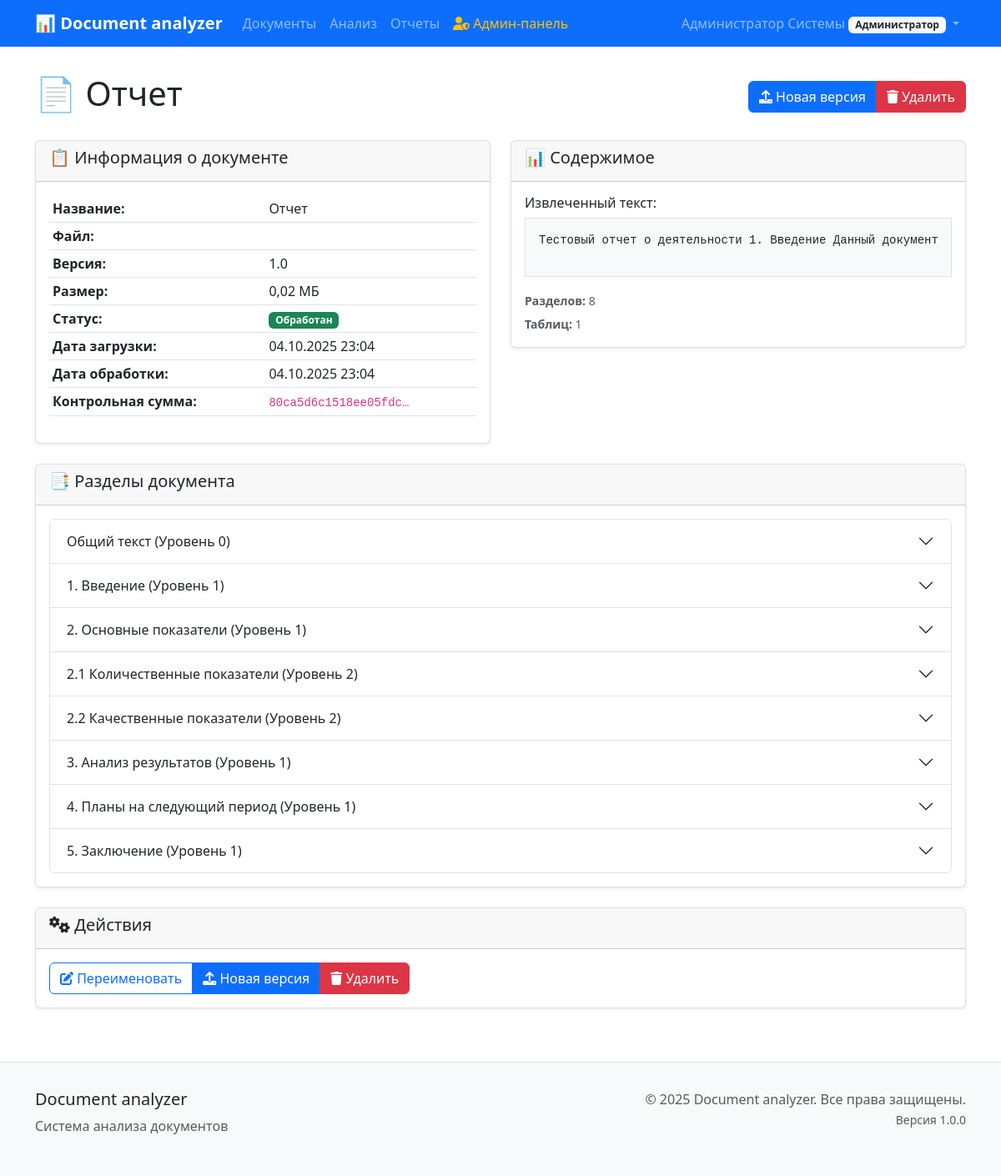
Page /documents/88/ (signed in) on the committed database.
### users/models.py (models this page shows, shortened)
class User(AbstractUser):
    ROLE_CHOICES = [
        ('admin', 'Администратор'),
        ('manager', 'Руководитель'),
        ('viewer', 'Наблюдатель'),
    ]
    role = models.CharField(
        max_length=20,
        choices=ROLE_CHOICES,
        default='viewer',
        verbose_name='Роль'
    )
    department = models.CharField(
        max_length=100,
        blank=True,
        verbose_name='Отдел'
    )
    phone = models.CharField(
        max_length=20,
        blank=True,
        verbose_name='Телефон'
    )
    notification_settings = models.JSONField(
        default=dict,
        blank=True,
        verbose_name='Настройки уведомлений'
    )
    created_at = models.DateTimeField(
        auto_now_add=True,
        verbose_name='Дата создания'
    )
    updated_at = models.DateTimeField(
        auto_now=True,
        verbose_name='Дата обновления'
    )
    class Meta:
        verbose_name = 'Пользователь'
        verbose_name_plural = 'Пользователи'
        ordering = ['username']

### documents/models.py (models this page shows, shortened)
class Document(models.Model):
    STATUS_CHOICES = [
        ('uploaded', 'Загружен'),
        ('processing', 'Обрабатывается'),
        ('processed', 'Обработан'),
        ('error', 'Ошибка'),
    ]
    title = models.CharField(
        max_length=255,
        verbose_name='Название документа'
    )
    filename = models.CharField(
        max_length=255,
        verbose_name='Имя файла'
    )
    file = models.FileField(
        upload_to='documents/%Y/%m/%d/',
        validators=[FileExtensionValidator(allowed_extensions=['docx'])],
        verbose_name='Файл документа'
    )
    file_size = models.BigIntegerField(
        verbose_name='Размер файла (байт)'
    )
    checksum = models.CharField(
        max_length=64,
        verbose_name='Контрольная сумма'
    )
    version = models.CharField(
        max_length=50,
        default='1.0',
        verbose_name='Версия'
    )
    status = models.CharField(
        max_length=20,
        choices=STATUS_CHOICES,
        default='uploaded',
        verbose_name='Статус'
    )
    upload_date = models.DateTimeField(
        auto_now_add=True,
        verbose_name='Дата загрузки'
    )
    processed_date = models.DateTimeField(
        null=True,
        blank=True,
        verbose_name='Дата обработки'
    )
    user = models.ForeignKey(
        User,
        on_delete=models.CASCADE,
        related_name='documents',
        verbose_name='Пользователь'
    )
    parent_document = models.ForeignKey(
        'self',
        on_delete=models.CASCADE,
        null=True,
        blank=True,
        related_name='versions',
        verbose_name='Родительский документ'
    )
    is_latest_version = models.BooleanField(
        default=True,
        verbose_name='Последняя версия'
    )
    version_notes = models.TextField(
        blank=True,
        verbose_name='Заметки к версии'
    )
    content_text = models.TextField(
        blank=True,
        verbose_name='Текстовое содержимое'
    )
    content_structure = models.JSONField(
        default=dict,
        blank=True,
        verbose_name='Структура документа'
    )
    metadata = models.JSONField(
        default=dict,
        blank=True,
        verbose_name='Метаданные'
    )
    class Meta:
        verbose_name = 'Документ'
        verbose_name_plural = 'Документы'
        ordering = ['-upload_date']
    def get_version_history(self):
        if self.parent_document:
            root_doc = self.get_root_document()
            from django.db.models import Q
            return Document.objects.filter(
                Q(id=root_doc.id) | Q(parent_document=root_doc)
            ).order_by('-upload_date')
        else:
            from django.db.models import Q
            return Document.objects.filter(
                Q(id=self.id) | Q(parent_document=self)
            ).order_by('-upload_date')
    def get_version_count(self):
        return self.get_version_history().count()
    def get_file_size_mb(self):
        if self.file_size:
            return round(self.file_size / (1024 * 1024), 2)
        return 0
    def get_parsed_sections_count(self):
        return self.sections.count()
    def get_parsed_tables_count(self):
        return self.tables.count()
    def has_content(self):
        return bool(self.content_text and self.content_text.strip())

class DocumentSection(models.Model):
    document = models.ForeignKey(
        Document,
        on_delete=models.CASCADE,
        related_name='sections',
        verbose_name='Документ'
    )
    title = models.CharField(
        max_length=255,
        verbose_name='Заголовок раздела'
    )
    content = models.TextField(
        verbose_name='Содержимое раздела'
    )
    order = models.PositiveIntegerField(
        default=0,
        verbose_name='Порядок'
    )
    level = models.PositiveIntegerField(
        default=1,
        verbose_name='Уровень заголовка'
    )
    class Meta:
        verbose_name = 'Раздел документа'
        verbose_name_plural = 'Разделы документа'
        ordering = ['order']

### documents/views.py (the view)
# urls.py: path('<int:pk>/', views.DocumentDetailView.as_view(), name='detail'),
class DocumentDetailView(LoginRequiredMixin, DetailView):
    model = Document
    template_name = 'documents/document_detail.html'
    context_object_name = 'document'
    def get_queryset(self):
        return Document.objects.filter(user=self.request.user)

### templates/documents/document_detail.html (shortened to what this page needs)
{% extends 'base/base.html' %}
{% block content %}
<div class="row">
    <div class="col-12">
        <div class="d-flex justify-content-between align-items-center mb-4">
            <h1>📄 {{ document.title }}</h1>
            <div class="btn-group" role="group">
                <a href="{% url 'documents:version_upload' document.pk %}" class="btn btn-primary">
                    <i class="fas fa-upload"></i> Новая версия
                </a>
                <a href="{% url 'documents:delete' document.pk %}"
                   class="btn btn-danger"
                   onclick="return confirm('Удалить документ?')">
                    <i class="fas fa-trash"></i> Удалить
                </a>
            </div>
        </div>
        <div class="row">
            <div class="col-md-6">
                <div class="card">
                    <div class="card-header">
                        <h5>📋 Информация о документе</h5>
                    </div>
                    <div class="card-body">
                        <table class="table table-sm">
                            <tr>
                                <td><strong>Название:</strong></td>
                                <td>{{ document.title }}</td>
                            </tr>
                            <tr>
                                <td><strong>Файл:</strong></td>
                                <td>{{ document.filename }}</td>
                            </tr>
                            <tr>
                                <td><strong>Версия:</strong></td>
                                <td>{{ document.version }}</td>
                            </tr>
                            <tr>
                                <td><strong>Размер:</strong></td>
                                <td>{{ document.get_file_size_mb }} МБ</td>
                            </tr>
                            <tr>
                                <td><strong>Статус:</strong></td>
                                <td>
                                    {% if document.status == 'uploaded' %}
                                        <span class="badge bg-warning">Загружен</span>
                                    {% elif document.status == 'processing' %}
                                        <span class="badge bg-info">Обрабатывается</span>
                                    {% elif document.status == 'processed' %}
                                        <span class="badge bg-success">Обработан</span>
                                    {% elif document.status == 'error' %}
                                        <span class="badge bg-danger">Ошибка</span>
                                    {% endif %}
                                </td>
                            </tr>
                            <tr>
                                <td><strong>Дата загрузки:</strong></td>
                                <td>{{ document.upload_date|date:"d.m.Y H:i" }}</td>
                            </tr>
                            {% if document.processed_date %}
                                <tr>
                                    <td><strong>Дата обработки:</strong></td>
                                    <td>{{ document.processed_date|date:"d.m.Y H:i" }}</td>
                                </tr>
                            {% endif %}
                            <tr>
                                <td><strong>Контрольная сумма:</strong></td>
                                <td><code>{{ document.checksum|truncatechars:20 }}</code></td>
                            </tr>
                        </table>
                    </div>
                </div>
            </div>
            <div class="col-md-6">
                <div class="card">
                    <div class="card-header">
                        <h5>📊 Содержимое</h5>
                    </div>
                    <div class="card-body">
                        {% if document.has_content %}
                            <h6>Извлеченный текст:</h6>
                            <div class="border p-3 bg-light" style="max-height: 300px; overflow-y: auto;">
                                <pre>{{ document.content_text|truncatewords:100 }}</pre>
                            </div>
                            {% if document.get_parsed_sections_count > 0 %}
                                <div class="mt-3">
                                    <small class="text-muted">
                                        <strong>Разделов:</strong> {{ document.get_parsed_sections_count }}
                                    </small>
                                </div>
                            {% endif %}
                            {% if document.get_parsed_tables_count > 0 %}
                                <div class="mt-1">
                                    <small class="text-muted">
                                        <strong>Таблиц:</strong> {{ document.get_parsed_tables_count }}
                                    </small>
                                </div>
                            {% endif %}
                        {% else %}
                            <p class="text-muted">Документ еще не обработан</p>
                        {% endif %}
                    </div>
                </div>
            </div>
        </div>
        {% if document.sections.all %}
            <div class="row mt-4">
                <div class="col-12">
                    <div class="card">
                        <div class="card-header">
                            <h5>📑 Разделы документа</h5>
                        </div>
                        <div class="card-body">
                            <div class="accordion" id="sectionsAccordion">
                                {% for section in document.sections.all %}
                                    <div class="accordion-item">
                                        <h2 class="accordion-header" id="heading{{ section.id }}">
                                            <button class="accordion-button collapsed" type="button"
                                                    data-bs-toggle="collapse"
                                                    data-bs-target="#collapse{{ section.id }}">
                                                {{ section.title }} (Уровень {{ section.level }})
                                            </button>
                                        </h2>
                                    </div>
                                {% endfor %}
                            </div>
                        </div>
                    </div>
                </div>
            </div>
        {% endif %}
        <div class="row mt-4">
            <div class="col-12">
                <div class="card">
                    <div class="card-header">
                        <h5><i class="fas fa-cogs"></i> Действия</h5>
                    </div>
                    <div class="card-body">
                        <div class="btn-group" role="group">
                            <a href="{% url 'documents:rename' document.pk %}" class="btn btn-outline-primary">
                                <i class="fas fa-edit"></i> Переименовать
                            </a>
                            <a href="{% url 'documents:version_upload' document.pk %}" class="btn btn-primary">
                                <i class="fas fa-upload"></i> Новая версия
                            </a>
                            <a href="{% url 'documents:delete' document.pk %}"
                               class="btn btn-danger"
                               onclick="return confirm('Удалить документ?')">
                                <i class="fas fa-trash"></i> Удалить
                            </a>
                        </div>
                    </div>
                </div>
            </div>
        </div>
    </div>
</div>
{% endblock %}

### templates/base/base.html (shortened to what this page needs)
<!DOCTYPE html>
<html lang="ru">
<head>
    <link href="https://cdn.jsdelivr.net/npm/bootstrap@5.3.0/dist/css/bootstrap.min.css" rel="stylesheet">
    <link href="https://cdnjs.cloudflare.com/ajax/libs/font-awesome/6.0.0/css/all.min.css" rel="stylesheet">
</head>
<body>
    <nav class="navbar navbar-expand-lg navbar-dark bg-primary">
        <div class="container">
            <a class="navbar-brand" href="{% url 'documents:list' %}">
                📊 Document analyzer
            </a>
            <div class="collapse navbar-collapse" id="navbarNav">
                <ul class="navbar-nav me-auto">
                    <li class="nav-item">
                        <a class="nav-link" href="{% url 'documents:list' %}">Документы</a>
                    </li>
                    <li class="nav-item">
                        <a class="nav-link" href="{% url 'analysis:list' %}">Анализ</a>
                    </li>
                    <li class="nav-item">
                        <a class="nav-link" href="{% url 'reports:list' %}">Отчеты</a>
                    </li>
                    {% if user.is_authenticated and user.is_superuser or user.role == 'admin' %}
                        <li class="nav-item">
                            <a class="nav-link text-warning" href="{% url 'users:admin_list' %}">
                                <i class="fas fa-user-shield"></i> Админ-панель
                            </a>
                        </li>
                    {% endif %}
                </ul>
                <ul class="navbar-nav">
                    {% if user.is_authenticated %}
                        <li class="nav-item dropdown">
                            <a class="nav-link dropdown-toggle" href="#" role="button" data-bs-toggle="dropdown">
                                {{ user.get_full_name|default:user.username }}
                                <span class="badge bg-light text-dark">{{ user.get_role_display }}</span>
                            </a>
                        </li>
                    {% else %}
                        <li class="nav-item">
                            <a class="nav-link" href="{% url 'users:login' %}">Войти</a>
                        </li>
                    {% endif %}
                </ul>
            </div>
        </div>
    </nav>
    <div class="container main-content">
        {% block content %}{% endblock %}
    </div>
    <footer class="footer">
        <div class="container">
            <div class="row">
                <div class="col-md-6">
                    <h5>Document analyzer</h5>
                    <p class="text-muted">Система анализа документов</p>
                </div>
                <div class="col-md-6 text-md-end">
                    <p class="text-muted">
                        &copy; 2025 Document analyzer. Все права защищены.<br>
                        <small>Версия 1.0.0</small>
                    </p>
                </div>
            </div>
        </div>
    </footer>
</body>
</html>

### templates/base/base.html (style rules this page uses)
.navbar-brand { font-weight: bold; }
.main-content { margin-top: 2rem; }
.card { box-shadow: 0 0.125rem 0.25rem rgba(0, 0, 0, 0.075); border: 1px solid rgba(0, 0, 0, 0.125); }
.footer { margin-top: 4rem; padding: 2rem 0; background-color: #f8f9fa; border-top: 1px solid #dee2e6; }

### rows in the picture
User: get_full_name "Администратор Системы", role "Администратор"
Document: title "Отчет", version "1.0", get_file_size_mb "0,02", upload_date "04.10.2025 23:04", processed_date "04.10.2025 23:04", checksum "80ca5d6c1518ee05fdc…", content_text "Тестовый отчет о деятельности 1. Введение Данный документ…", get_parsed_sections_count "8", get_parsed_tables_count "1"
DocumentSection: title "Общий текст", level "0"
DocumentSection: title "1. Введение", level "1"
DocumentSection: title "2. Основные показатели", level "1"
DocumentSection: title "2.1 Количественные показатели", level "2"
DocumentSection: title "2.2 Качественные показатели", level "2"
DocumentSection: title "3. Анализ результатов", level "1"
DocumentSection: title "4. Планы на следующий период", level "1"
DocumentSection: title "5. Заключение", level "1"
